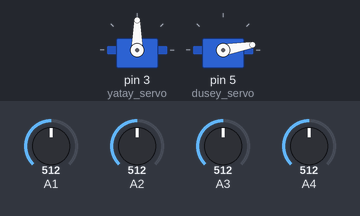
The sketch below on a simulated Arduino Uno, built with avr-gcc and run on an emulated ATmega328P. On the bench: 2 × servo. The test bench sets the inputs (shaded band); at power-on: A1 = 512, A3 = 512, A2 = 512, A4 = 512.

Above: at 1.2 s.
1.3 s: A1 set to 532
At 4.0 s:
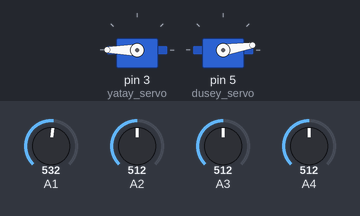
4.3 s: A3 set to 528
5.8 s: A3 set to 554
At 6.26 s:
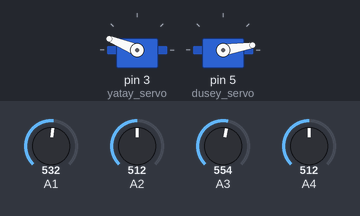
8.8 s: A2 set to 536
At 8.8 s:
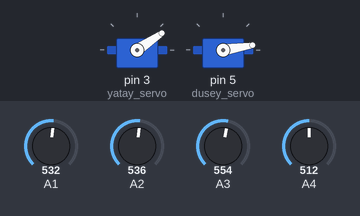
10.3 s: A4 set to 716
At 12.5 s:
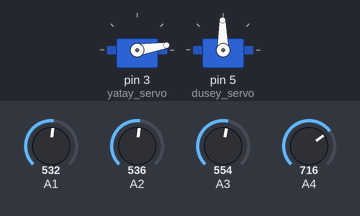
13.3 s: A1 set to 716
At 15.4 s:
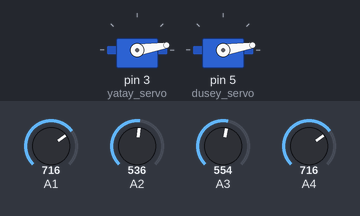
Timing chart, 0 to 16.9 s (numbered marks = the images above; inputs shaded):
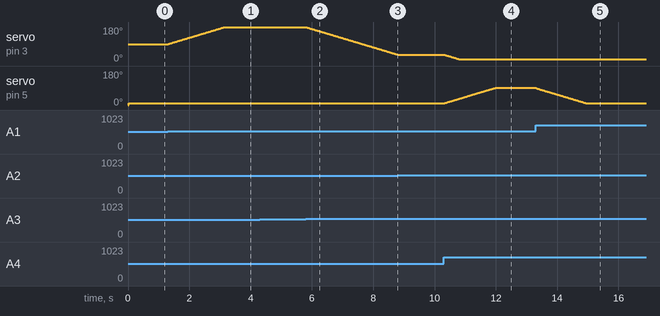

Measured:
- the behaviour switches between 523 and 524 on A1 (found by bisection; images 0 and 1)
- the behaviour switches between 543 and 544 on A3 (found by bisection; images 1 and 2)
- the behaviour switches between 523 and 524 on A2 (found by bisection; images 2 and 3)
- after the input at 1.3 s, servo on pin 3 (yatay_servo): moves from 90° to 180° over 1.8 s, starting at once; servo on pin 5 (dusey_servo): 10° → 9° at once
- after the input at 4.3 s, every drawn part: stays the same
- after the input at 5.8 s, servo on pin 3 (yatay_servo): moves from 180° to 34° over 3.0 s, starting at once
- after the input at 8.8 s, servo on pin 3 (yatay_servo): stays 34° (without the input it goes to 33° after 0.01 s)
- after the input at 10.3 s, servo on pin 3 (yatay_servo): moves from 34° to 9° over 0.49 s, starting at once; servo on pin 5 (dusey_servo): moves from 9° to 91° over 1.6 s, starting at once
- after the input at 13.3 s, servo on pin 5 (dusey_servo): moves from 91° to 9° over 1.6 s, starting at once

The sketch:

ortalama.ino
```cpp
#include <Servo.h>
Servo yatay_servo;
Servo dusey_servo;

int pos_y=90;
int pos_d=0;
int d_home=0;
int y_home=90;
int tolerans=5;

int ldr_kuzey_dogu=A1;
int ldr_guney_dogu=A2;
int ldr_kuzey_bati=A3;
int ldr_guney_bati=A4;


void setup() {
  pinMode(A1,INPUT);
  pinMode(A2,INPUT);
  pinMode(A3,INPUT);
  pinMode(A4,INPUT);

  yatay_servo.attach(3);
  dusey_servo.attach(5);
  Serial.begin(9600);
  dusey_servo.write(0);
  yatay_servo.write(90);
}

void loop() {

  int isik_kuzey_dogu = analogRead(A1);
  int isik_guney_dogu = analogRead(A2);
  int isik_kuzey_bati = analogRead(A3);
  int isik_guney_bati = analogRead(A4);
  /*
  Serial.print("Kuzey Dogu: ");
  Serial.print(isik_kuzey_dogu);
  Serial.print(" | ");
  Serial.print("Guney Dogu: ");
  Serial.print(isik_guney_dogu);
  Serial.print(" | ");
  Serial.print("Kuzey Bati: ");
  Serial.print(isik_kuzey_bati);
  Serial.print(" | ");
  Serial.print("Guney Bati: ");
  Serial.println(isik_guney_bati);
  delay(50);
*/
  int dogu=(isik_kuzey_dogu+isik_guney_dogu)/2;
  int bati=(isik_kuzey_bati+isik_guney_bati)/2;

  int kuzey=(isik_kuzey_dogu+isik_kuzey_bati)/2;
  int guney=(isik_guney_dogu+isik_guney_bati)/2;

  int toplam=isik_kuzey_dogu+isik_guney_dogu+isik_kuzey_bati+isik_guney_bati;

  if((abs(dogu-bati)<=tolerans) || (abs(bati-dogu)<=tolerans)){}
  else{
    if(dogu>bati){
      pos_y=++pos_y;
    }
    if(dogu<bati){
      pos_y=--pos_y;
    }
  }

  if((abs(kuzey-guney)<=tolerans) || (abs(guney-kuzey)<=tolerans)){}
  else{
    if(kuzey>guney){
      pos_d=--pos_d;
    }
    if(kuzey<guney){
      pos_d=++pos_d;
    }
  }


  yatay_servo.write(pos_y);
  delay(10);
  dusey_servo.write(pos_d);
  delay(10);

  if(pos_d > 90) { pos_d = 90; }
  if(pos_d < 10) { pos_d = 10; }
  if(pos_y > 180) { pos_y = 180; }
  if(pos_y < 10) { pos_y = 10; }

if(toplam<100){
if(d_home != pos_d){
  dusey_servo.write(d_home);
  pos_d=d_home;
}
if(y_home != pos_y){
  yatay_servo.write(y_home);
  pos_y=y_home;
}

}


}
```
